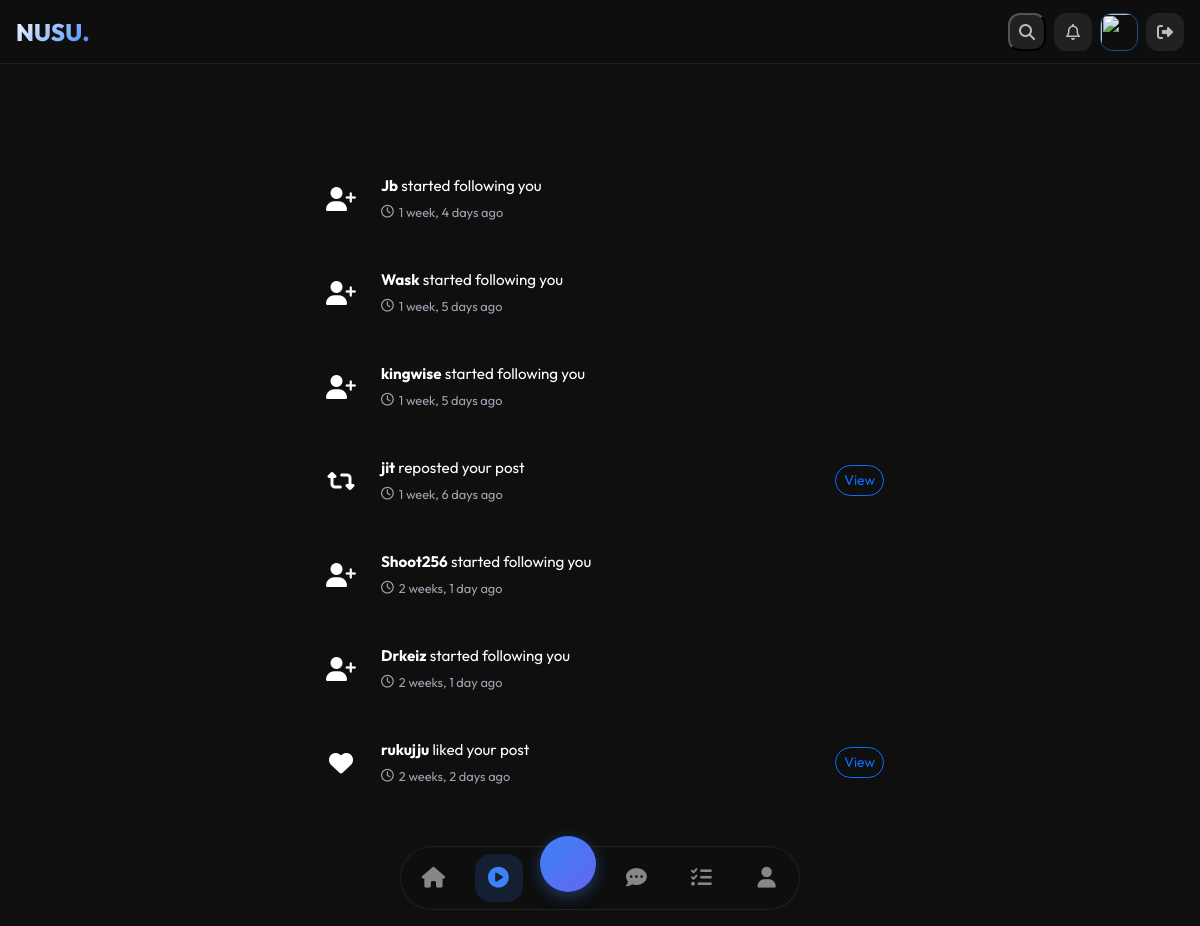
Screenshot of /social/notifications/ (signed in) with the database file from the repository.
### social/models.py (models this page shows, shortened)
class Notification(models.Model):
    NOTIFICATION_TYPES = [
        ('like', '❤️ Liked your post'),
        ('repost', '🔄 Reposted your post'),
        ('reply', '💬 Replied to your post'),
        ('follow', '👤 Followed you'),
        ('mention', '@ Mentioned you'),
        ('post', '📝 New post from someone you follow'),
    ]
    recipient = models.ForeignKey(CustomUser, on_delete=models.CASCADE, related_name='social_notifications')
    sender = models.ForeignKey(CustomUser, on_delete=models.CASCADE, related_name='sent_notifications')
    notification_type = models.CharField(max_length=10, choices=NOTIFICATION_TYPES)
    post = models.ForeignKey(Post, on_delete=models.CASCADE, null=True, blank=True)
    is_read = models.BooleanField(default=False)
    created_at = models.DateTimeField(auto_now_add=True)
    class Meta:
        ordering = ['-created_at']
        indexes = [
            models.Index(fields=['recipient', '-created_at']),
            models.Index(fields=['recipient', 'is_read']),
        ]

### users/models.py (models this page shows, shortened)
class CustomUser(AbstractUser):
    is_agent = models.BooleanField(default=False)
    is_verified = models.BooleanField(default=False)
    email = models.EmailField(null=True, unique=True)
    referred_by = models.ForeignKey(
        'self',
        on_delete=models.SET_NULL,
        null=True,
        blank=True,
        related_name='referrals'
    )

### social/views.py (the view)
# urls.py: path('notifications/', views.notifications, name='notifications'),
@login_required
def notifications(request):
    notifications_list = Notification.objects.filter(
        recipient=request.user
    ).select_related('sender', 'post').order_by('-created_at')
    notifications_list.filter(is_read=False).update(is_read=True)
    paginator = Paginator(notifications_list, 20)
    page = request.GET.get('page')
    notifications = paginator.get_page(page)
    context = {
        'notifications': notifications,
    }
    return render(request, 'social/notifications.html', context)

### users/context_processors.py (called while the page is built)
def referral_info(request):
    if request.user.is_authenticated:
        return {
            'referral_code': request.user.username,
            'referrals_count': request.user.referrals.count(),
        }
    return {}

### templates/social/notifications.html (shortened to what this page needs)
{% extends 'base.html' %}
{% load static %}
{% block content %}
<div class="notifications-container">
    <div class="notifications-header">
        <h2><i class="fa-regular fa-bell me-2"></i>Notifications</h2>
    </div>
    {% if notifications %}
        {% for notification in notifications %}
        <div class="notification-item {% if not notification.is_read %}unread{% endif %}">
            <div class="notification-icon icon-{{ notification.notification_type }}">
                {% if notification.notification_type == 'like' %}
                    <i class="fas fa-heart"></i>
                {% elif notification.notification_type == 'repost' %}
                    <i class="fas fa-retweet"></i>
                {% elif notification.notification_type == 'reply' %}
                    <i class="fas fa-reply"></i>
                {% elif notification.notification_type == 'follow' %}
                    <i class="fas fa-user-plus"></i>
                {% elif notification.notification_type == 'mention' %}
                    <i class="fas fa-at"></i>
                {% elif notification.notification_type == 'post' %}
                    <i class="fas fa-pen"></i>
                {% endif %}
            </div>
            <div class="notification-content">
                <div class="notification-text">
                    {% if notification.notification_type == 'like' %}
                        <strong>{{ notification.sender.username }}</strong> liked your post
                    {% elif notification.notification_type == 'repost' %}
                        <strong>{{ notification.sender.username }}</strong> reposted your post
                    {% elif notification.notification_type == 'reply' %}
                        <strong>{{ notification.sender.username }}</strong> replied to your post
                    {% elif notification.notification_type == 'follow' %}
                        <strong>{{ notification.sender.username }}</strong> started following you
                    {% elif notification.notification_type == 'mention' %}
                        <strong>{{ notification.sender.username }}</strong> mentioned you in a post
                    {% elif notification.notification_type == 'post' %}
                        <strong>{{ notification.sender.username }}</strong> created a new post
                    {% endif %}
                </div>
                <div class="notification-time">
                    <i class="fa-regular fa-clock"></i>
                    <span>{{ notification.created_at|timesince }} ago</span>
                </div>
            </div>
            {% if notification.post %}
            <a href="{% url 'social:post_detail' notification.post.id %}" class="btn btn-sm btn-outline-primary rounded-pill">
                View
            </a>
            {% endif %}
        </div>
        {% endfor %}
    {% endif %}
</div>
{% endblock %}

### templates/base.html (style rules this page uses)
* { margin: 0; padding: 0; box-sizing: border-box; }
:root { --blue: #3b82f6; --blue-dark: #2563eb; --indigo: #6366f1; --dark: #0f0f0f; --darker: #0a0a0a; --gray: #1f1f1f; --text-dim: #9ca3af; }
body { font-family: 'Outfit', sans-serif; background: var(--dark); color: white; overflow-x: hidden; }

### templates/social/notifications.html (style rules this page uses)
.notifications-container { max-width: 600px; margin: 0 auto; padding: 20px 0; }
.notifications-header { display: flex; justify-content: space-between; align-items: center; margin-bottom: 25px; }
.notifications-header h2 { font-size: 1.8rem; font-weight: 700; background: linear-gradient(135deg, var(--text-main), var(--accent)); -webkit-background-clip: text; -webkit-text-fill-color: transparent; }
.notification-item { background: var(--card); border-radius: 20px; padding: 16px; margin-bottom: 12px; border: 1px solid var(--card-border); box-shadow: var(--shadow); transition: all 0.2s ease; display: flex; align-items: center; gap: 15px; animation: slideIn 0.3s ease; }
.notification-icon { width: 50px; height: 50px; border-radius: 15px; display: flex; align-items: center; justify-content: center; font-size: 1.5rem; flex-shrink: 0; }
.icon-like { background: var(--danger-light); color: var(--danger); }
.icon-repost { background: var(--success-light); color: var(--success); }
.icon-follow { background: var(--warning-light); color: var(--warning); }
.notification-content { flex: 1; }
.notification-text { font-size: 0.95rem; color: var(--text-main); margin-bottom: 5px; }
.notification-text strong { color: var(--accent); font-weight: 700; }
.notification-time { font-size: 0.8rem; color: var(--text-dim); display: flex; align-items: center; gap: 5px; }

### rows the page displays
Notification: notification_type "follow" (drawn), sender.username "Jb", created_at "1 week, 4 days"
Notification: notification_type "follow" (drawn), sender.username "Wask", created_at "1 week, 5 days"
Notification: notification_type "follow" (drawn), sender.username "kingwise", created_at "1 week, 5 days"
Notification: notification_type "repost" (drawn), sender.username "jit", created_at "1 week, 6 days", shows "View"
Notification: notification_type "follow" (drawn), sender.username "Shoot256", created_at "2 weeks, 1 day"
Notification: notification_type "follow" (drawn), sender.username "Drkeiz", created_at "2 weeks, 1 day"
Notification: notification_type "like" (drawn), sender.username "rukujju", created_at "2 weeks, 2 days", shows "View"
